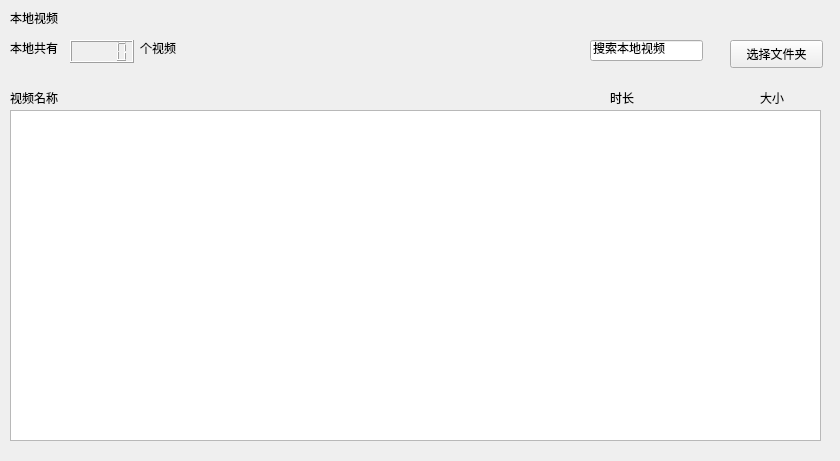
<?xml version="1.0" encoding="UTF-8"?>
<ui version="4.0">
 <class>localvid</class>
 <widget class="QWidget" name="localvid">
  <property name="geometry">
   <rect>
    <x>0</x>
    <y>0</y>
    <width>840</width>
    <height>461</height>
   </rect>
  </property>
  <property name="windowTitle">
   <string>Form</string>
  </property>
  <widget class="QLabel" name="label">
   <property name="geometry">
    <rect>
     <x>10</x>
     <y>10</y>
     <width>72</width>
     <height>15</height>
    </rect>
   </property>
   <property name="text">
    <string>本地视频</string>
   </property>
  </widget>
  <widget class="QLabel" name="label_2">
   <property name="geometry">
    <rect>
     <x>10</x>
     <y>40</y>
     <width>72</width>
     <height>15</height>
    </rect>
   </property>
   <property name="text">
    <string>本地共有</string>
   </property>
  </widget>
  <widget class="QLCDNumber" name="lcdNumber">
   <property name="geometry">
    <rect>
     <x>70</x>
     <y>40</y>
     <width>64</width>
     <height>23</height>
    </rect>
   </property>
  </widget>
  <widget class="QLabel" name="label_3">
   <property name="geometry">
    <rect>
     <x>140</x>
     <y>40</y>
     <width>72</width>
     <height>15</height>
    </rect>
   </property>
   <property name="text">
    <string>个视频</string>
   </property>
  </widget>
  <widget class="QPushButton" name="pushButton">
   <property name="geometry">
    <rect>
     <x>730</x>
     <y>40</y>
     <width>93</width>
     <height>28</height>
    </rect>
   </property>
   <property name="text">
    <string>选择文件夹</string>
   </property>
  </widget>
  <widget class="QLineEdit" name="lineEdit">
   <property name="geometry">
    <rect>
     <x>590</x>
     <y>40</y>
     <width>113</width>
     <height>21</height>
    </rect>
   </property>
   <property name="text">
    <string>搜索本地视频</string>
   </property>
  </widget>
  <widget class="QLabel" name="label_4">
   <property name="geometry">
    <rect>
     <x>10</x>
     <y>90</y>
     <width>72</width>
     <height>15</height>
    </rect>
   </property>
   <property name="text">
    <string>视频名称</string>
   </property>
  </widget>
  <widget class="QLabel" name="label_5">
   <property name="geometry">
    <rect>
     <x>610</x>
     <y>90</y>
     <width>72</width>
     <height>15</height>
    </rect>
   </property>
   <property name="text">
    <string>时长</string>
   </property>
  </widget>
  <widget class="QLabel" name="label_6">
   <property name="geometry">
    <rect>
     <x>760</x>
     <y>90</y>
     <width>72</width>
     <height>15</height>
    </rect>
   </property>
   <property name="text">
    <string>大小</string>
   </property>
  </widget>
  <widget class="QListWidget" name="listWidget">
   <property name="geometry">
    <rect>
     <x>10</x>
     <y>110</y>
     <width>811</width>
     <height>331</height>
    </rect>
   </property>
  </widget>
 </widget>
 <resources/>
 <connections/>
</ui>
